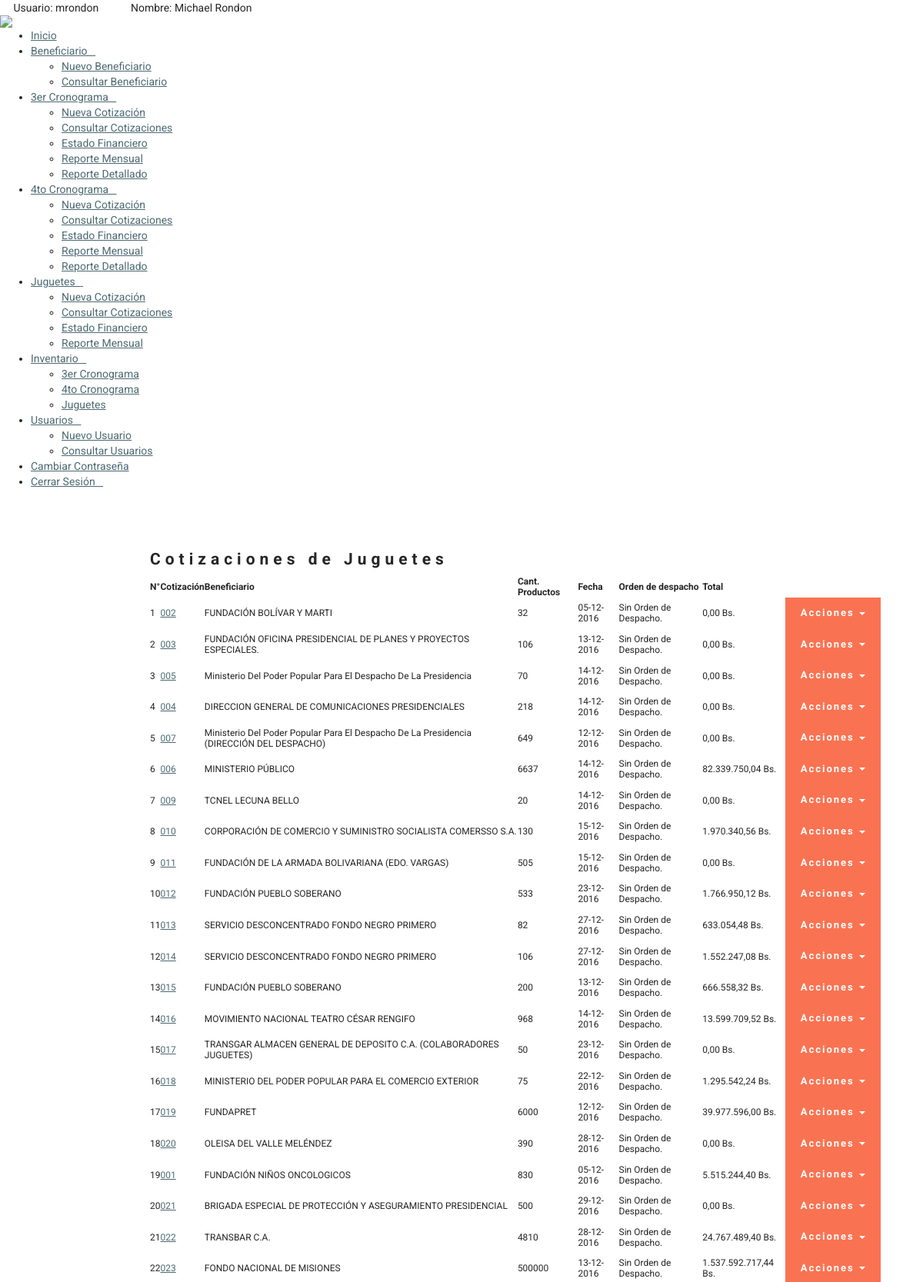
The app's page /?view=Juguetes (signed in, upper part) with its own data.
### tables this page shows
CREATE TABLE `usuarios` (
  `id_usuario` bigint(20) NOT NULL,
  `user` varchar(100) NOT NULL,
  `nombre` varchar(100) NOT NULL,
  `password` varchar(100) NOT NULL,
  `id_status` tinyint(4) NOT NULL,
  `id_perfil` int(11) NOT NULL
);

CREATE TABLE `empresa` (
  `id_empresa` bigint(255) NOT NULL,
  `nombre` varchar(255) NOT NULL,
  `rif` varchar(20) NOT NULL,
  `direccion` text NOT NULL,
  `telefono` varchar(7) NOT NULL,
  `contacto` varchar(255) NOT NULL,
  `id_cod_tlf` int(11) NOT NULL,
  `id_status` int(11) NOT NULL,
  `telefono2` varchar(7) DEFAULT NULL,
  `id_cod_tlf2` int(11) DEFAULT NULL,
  `correo` varchar(100) DEFAULT NULL
);

### core/bin/functions/Users.php (called while the page is built, shortened)
<?php
	function Users(){
		$db=new Conexion();
		$sql=$db->query("SELECT * FROM usuarios;");
		if($db->rows($sql)>0){
			while($data=$db->recorrer($sql)){
				$users[$data['id_usuario']]=$data;
			}
		}else{
			$users=$_SESSION['users'];
		}
		return $_SESSION['users'];
	}
?>

### core/core.php (called while the page is built, shortened)
<?php
	require('core/models/classConexion.php');
	require('core/bin/functions/Users.php');
	require('core/bin/functions/Beneficiarios.php');
	$_users=Users();
	$_beneficiario=Beneficiario();
	require('core/bin/functions/CotizacionJuguetes.php');
	$_cotizacionJuguetes=CotizacionJuguetes();
?>

### core/models/classConexion.php (called while the page is built, shortened)
<?php
	class Conexion extends mysqli{
		public function rows($query){
			return mysqli_num_rows($query);
		}
		public function liberar($query){
			return mysqli_free_result($query);
		}
		public function recorrer($query){
			return mysqli_fetch_array($query);
		}
	}
?>

### core/bin/functions/CotizacionJuguetes.php (called while the page is built, shortened)
<?php
	function CotizacionJuguetes(){
		$db=new Conexion();
		$sql=$db->query("SELECT * FROM cotizacion_juguetes;");
		if($db->rows($sql)>0){
			while($data=$db->recorrer($sql)){
				$_cotizacionJuguetes[$data['id_cotizacion']]=$data;
			}
		}else{
			$_cotizacionJuguetes=false;
		}
		return $_cotizacionJuguetes;
	}
?>

### core/bin/functions/Beneficiarios.php (called while the page is built, shortened)
<?php
	function Beneficiario(){
		$db=new Conexion();
		$sql=$db->query("SELECT * FROM empresa ORDER BY nombre;");
		if($db->rows($sql)>0){
			while($data=$db->recorrer($sql)){
				$_beneficiario[$data['id_empresa']]=$data;
			}
		}else{
			$_beneficiario=false;
		}
		return $_beneficiario;
	}
?>

### html/Juguetes/allCotizacion.php (the view, shortened to what this page needs)
<?php
	include(HTML_DIR."overall/header.php");
	include(HTML_DIR."overall/menu.php");
?>
<body>
	<div class="container-fluid" style="margin-left: 180px; padding-top: 50px; margin-right: 40px;">
		<h3>Cotizaciones de Juguetes</h3>
		<table id="tabla" class="display" cellspacing="0" width="100%" style="font-size: 12px;">
			<thead>
				<tr>
					<th>N°</th>
					<th>Cotizaci&oacute;n</th>
					<th>Beneficiario</th>
					<th>Cant. Productos</th>
					<th>Fecha</th>
					<th>Orden de despacho</th>
					<th>Total</th>
					<th></th>
				</tr>
			</thead>
			<tbody>
				<?php
					$contador=1;
					foreach ($_cotizacionJuguetes as $_cotizacionJuguetes) {
						$fecha=date("d-m-Y", strtotime($_cotizacionJuguetes['fecha']));
						?>
							<tr>
									<td><?php echo $contador;?></td>
									<td><a href="?view=Juguetes&mode=verCotizacion&id=<?php echo $_cotizacionJuguetes['id_cotizacion'];?>"><?php echo $_cotizacionJuguetes['cotizacion'];?></a></td>
									<td><?php echo $_beneficiario[$_cotizacionJuguetes['id_empresa']]['nombre'];?></td>
									<td><?php echo $_cotizacionJuguetes['unidades_total'];?></td>
									<td><?php echo $fecha;?></td>
									<td>
										<?php
											if($_cotizacionJuguetes['despacho']==0){
												echo "Sin Orden de Despacho.";
											}else{
												echo $_despachoJuguetes[$_cotizacionJuguetes['id_cotizacion']]['despacho'];
											}
										?>
									</td>
									<td><?php echo $_cotizacionJuguetes['total'];?></td>
									<td>
										<div class="dropdown">
	  										<button class="btn btn-danger dropdown-toggle" type="button" id="dropdownMenu1" data-toggle="dropdown" aria-haspopup="true" aria-expanded="true">
	    										Acciones
	    										<span class="caret"></span>
	  										</button>
										</div>
									</td>
								</tr>
						<?php
						$contador++;
					}
				?>
			</tbody>
		</table>
	</div>
	<br><br>
</body>
</html>

### html/overall/menu.php (shortened to what this page needs)
<div class="barra">
	<div class="usuario">
		<?php echo "Usuario: ".$_users[$_SESSION['app_id']]['user']."&nbsp;&nbsp;&nbsp;&nbsp;&nbsp;&nbsp;&nbsp;&nbsp;&nbsp;&nbsp;&nbsp;&nbsp;Nombre: ".$_users[$_SESSION['app_id']]['nombre'];?>
	</div>
</div>
<header>
	<nav>
		<div class="logo">
			<img class="foto" src="<?php echo LOGO;?>">
		</div>
		<ul class="menu">
			<li id="inicio"><a href="?view=index" class='navegacion'>Inicio</a></li>
			<li id="submenu1">
				<a class='navegacion'>Beneficiario&nbsp;&nbsp;&nbsp;<i class="fa fa-caret-down flecha" aria-hidden="true"></i></a>
				<ul id="children1">
					<li><a href="?view=beneficiario&mode=add" class='navegacion'>Nuevo Beneficiario</a></li>
					<li><a href="?view=beneficiario" class='navegacion'>Consultar Beneficiario</a></li>
				</ul>
			</li>
			<li id="submenu2">
				<a class='navegacion'>3er Cronograma&nbsp;&nbsp;&nbsp;<i class="fa fa-caret-down flecha" aria-hidden="true"></i></a>
				<ul id="children2">
					<li><a href="?view=3erCronograma&mode=addCotizacion" class='navegacion'>Nueva Cotización</a></li>
					<li><a href="?view=3erCronograma" class='navegacion'>Consultar Cotizaciones</a></li>
					<li><a href="?view=3erCronograma&mode=estadoFinanciero" class='navegacion'>Estado Financiero</a></li>
					<li><a href="?view=3erCronograma&mode=estadoCotizaciones" class='navegacion'>Reporte Mensual</a></li>
					<li><a href="?view=3erCronograma&mode=pdfDetallado" class='navegacion'>Reporte Detallado</a></li>
				</ul>
			</li>
			<li id="submenu4">
				<a class='navegacion'>4to Cronograma&nbsp;&nbsp;&nbsp;<i class="fa fa-caret-down flecha" aria-hidden="true"></i></a>
				<ul id="children4">
					<li><a href="?view=4toCronograma&mode=addCotizacion" class='navegacion'>Nueva Cotización</a></li>
					<li><a href="?view=4toCronograma" class='navegacion'>Consultar Cotizaciones</a></li>
					<li><a href="?view=4toCronograma&mode=estadoFinanciero" class='navegacion'>Estado Financiero</a></li>
					<li><a href="?view=4toCronograma&mode=estadoCotizaciones" class='navegacion'>Reporte Mensual</a></li>
					<li><a href="?view=4toCronograma&mode=pdfDetallado" class='navegacion'>Reporte Detallado</a></li>
				</ul>
			</li>
			<li id="submenu5">
				<a class='navegacion'>Juguetes&nbsp;&nbsp;&nbsp;<i class="fa fa-caret-down flecha" aria-hidden="true"></i></a>
				<ul id="children5">
					<li><a href="?view=Juguetes&mode=addCotizacion" class='navegacion'>Nueva Cotización</a></li>
					<li><a href="?view=Juguetes" class='navegacion'>Consultar Cotizaciones</a></li>
					<li><a href="?view=Juguetes&mode=estadoFinanciero" class='navegacion'>Estado Financiero</a></li>
					<li><a href="?view=Juguetes&mode=estadoCotizaciones" class='navegacion'>Reporte Mensual</a></li>
				</ul>
			</li>
			<?php
				if($_users[$_SESSION['app_id']]['id_perfil']==1 || $_users[$_SESSION['app_id']]['id_perfil']==3 || $_users[$_SESSION['app_id']]['id_perfil']==4){
					?>
						<li id="submenu6">
							<a class='navegacion'>Inventario&nbsp;&nbsp;&nbsp;<i class="fa fa-caret-down flecha" aria-hidden="true"></i></a>
							<ul id="children6">
								<li><a href="?view=inventario&mode=3erCronograma" class='navegacion'>3er Cronograma</a></li>
								<li><a href="?view=inventario&mode=4toCronograma" class='navegacion'>4to Cronograma</a></li>
								<li><a href="?view=inventario&mode=Juguetes" class='navegacion'>Juguetes</a></li>
							</ul>
						</li>
					<?php
				}
				if($_users[$_SESSION['app_id']]['id_perfil']==1){
					?>
						<li id="submenu3">
							<a class='navegacion'>Usuarios&nbsp;&nbsp;&nbsp;<i class="fa fa-caret-down flecha" aria-hidden="true"></i></a>
							<ul id="children3">
								<li><a href="?view=user&mode=add" class='navegacion'>Nuevo Usuario</a></li>
								<li><a href="?view=user" class='navegacion'>Consultar Usuarios</a></li>
							</ul>
						</li>
					<?php
				}
			?>
			<li id="matricula"><a href="?view=pass&mode=change" class='navegacion'>Cambiar Contraseña</a></li>
			<li id="cerrar"><a href="?view=logout" class='navegacion'>Cerrar Sesi&oacute;n&nbsp;&nbsp;&nbsp;<i class="fa fa-power-off" aria-hidden="true"></i></a></li>
		</ul>
	</nav>
</header>

### records on screen
usuarios: user "mrondon", nombre "Michael Rondon"
empresa: nombre "FUNDACIÓN BOLÍVAR Y MARTI"
empresa: nombre "FUNDACIÓN OFICINA PRESIDENCIAL DE PLANES Y PROYECTOS ESPECIALES."
empresa: nombre "Ministerio Del Poder Popular Para El Despacho De La Presidencia"
empresa: nombre "DIRECCION GENERAL DE COMUNICACIONES PRESIDENCIALES"
empresa: nombre "Ministerio Del Poder Popular Para El Despacho De La Presidencia (DIRECCIÓN DEL DESPACHO)"
empresa: nombre "MINISTERIO PÚBLICO"
empresa: nombre "TCNEL LECUNA BELLO"
empresa: nombre "CORPORACIÓN DE COMERCIO Y SUMINISTRO SOCIALISTA COMERSSO S.A."
empresa: nombre "FUNDACIÓN DE LA ARMADA BOLIVARIANA (EDO. VARGAS)"
empresa: nombre "FUNDACIÓN PUEBLO SOBERANO"
empresa: nombre "SERVICIO DESCONCENTRADO FONDO NEGRO PRIMERO"
empresa: nombre "MOVIMIENTO NACIONAL TEATRO CÉSAR RENGIFO"
empresa: nombre "TRANSGAR ALMACEN GENERAL DE DEPOSITO C.A. (COLABORADORES JUGUETES)"
empresa: nombre "MINISTERIO DEL PODER POPULAR PARA EL COMERCIO EXTERIOR"
empresa: nombre "FUNDAPRET"
empresa: nombre "OLEISA DEL VALLE MELÉNDEZ"
empresa: nombre "FUNDACIÓN NIÑOS ONCOLOGICOS"
empresa: nombre "BRIGADA ESPECIAL DE PROTECCIÓN Y ASEGURAMIENTO PRESIDENCIAL"
empresa: nombre "TRANSBAR C.A."
empresa: nombre "FONDO NACIONAL DE MISIONES"

### other values on screen
$_cotizacionJuguetes['cotizacion'] "002"
$_cotizacionJuguetes['unidades_total'] "32"
$fecha "05-12-2016"
$_cotizacionJuguetes['total'] "0,00 Bs."
$_cotizacionJuguetes['cotizacion'] "003"
$_cotizacionJuguetes['unidades_total'] "106"
$fecha "13-12-2016"
$_cotizacionJuguetes['cotizacion'] "005"
$_cotizacionJuguetes['unidades_total'] "70"
$fecha "14-12-2016"
$_cotizacionJuguetes['cotizacion'] "004"
$_cotizacionJuguetes['unidades_total'] "218"
$_cotizacionJuguetes['cotizacion'] "007"
$_cotizacionJuguetes['unidades_total'] "649"
$fecha "12-12-2016"
